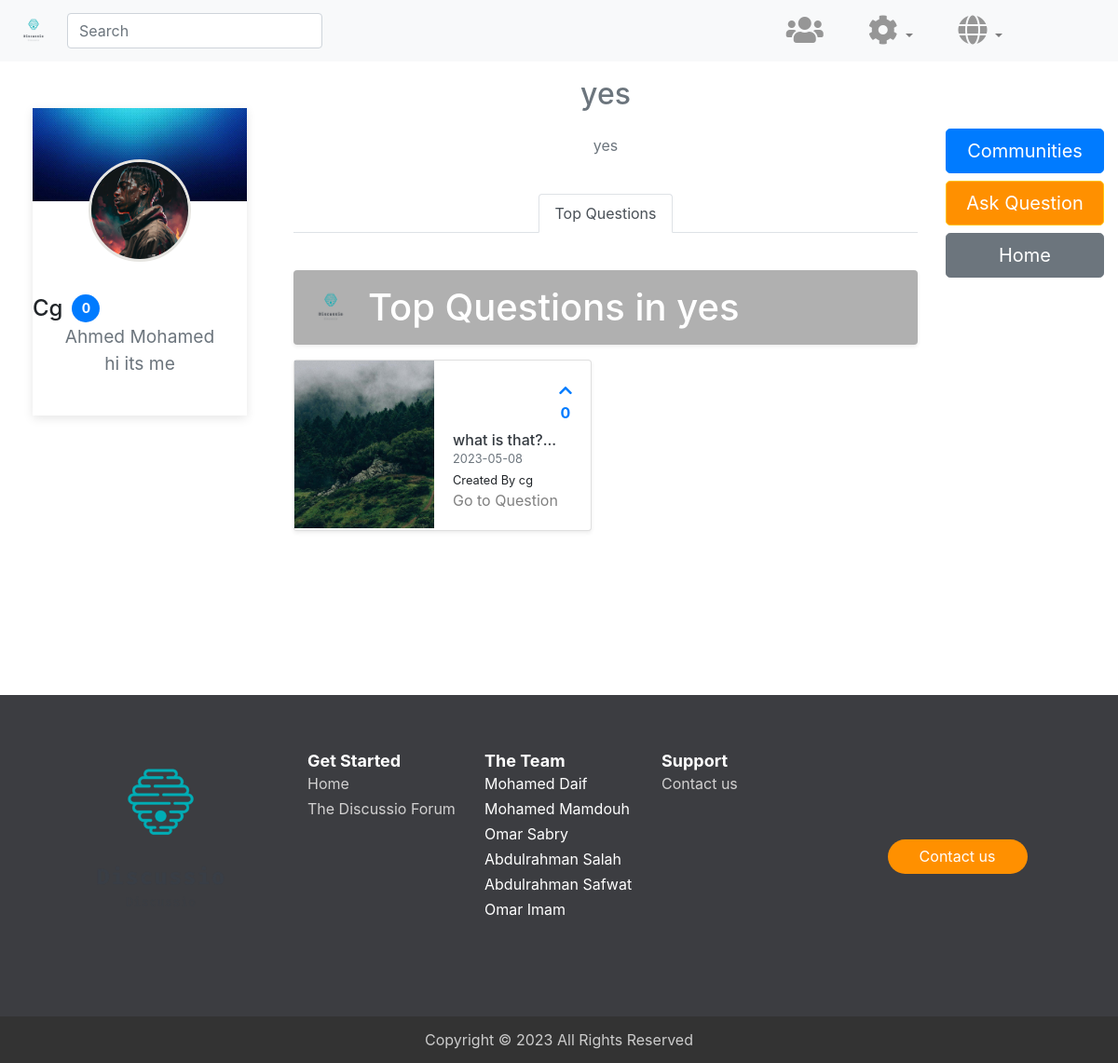
Page /comm.php?comm_id=1 (signed in) on the committed database.
### tables this page shows
CREATE TABLE `communities` (
  `comm_id` int(11) NOT NULL,
  `name` varchar(255) NOT NULL,
  `description` varchar(255) NOT NULL
);

CREATE TABLE `questions` (
  `q_id` int(11) NOT NULL,
  `body` text NOT NULL,
  `created_at` timestamp NOT NULL DEFAULT current_timestamp(),
  `comm_id` int(11) NOT NULL,
  `user_id` int(11) NOT NULL,
  `title` varchar(255) NOT NULL,
  `upvotes` int(11) NOT NULL DEFAULT 0,
  `downvotes` int(11) NOT NULL DEFAULT 0
);

CREATE TABLE `users` (
  `id` int(11) NOT NULL,
  `username` varchar(255) NOT NULL,
  `email` varchar(255) NOT NULL,
  `password` varchar(255) NOT NULL,
  `reputation` int(11) NOT NULL DEFAULT 0,
  `created_at` timestamp NOT NULL DEFAULT current_timestamp(),
  `gender` char(1) NOT NULL,
  `f_name` varchar(45) NOT NULL,
  `l_name` varchar(45) NOT NULL,
  `bio` varchar(4000) DEFAULT NULL,
  `img` varchar(500) DEFAULT 'default.png'
);

### languages/lang.php (called while the page is built, shortened)
<?php
function __($str)
{
    return $str;
}

### comm.php (the view, shortened to what this page needs)
<?php
require "languages/lang.php";
require_once 'inc/dbh.inc.php';
$comm_id = isset($_GET['comm_id']) ? $_GET['comm_id'] : null;
if ($comm_id) {
    $sql2 = "SELECT name, description
            FROM communities
            WHERE comm_id = $comm_id
            ";
    $result2 = mysqli_query($db, $sql2);
    if(mysqli_num_rows($result2) > 0){
        $row2 = mysqli_fetch_assoc($result2);
        $name = $row2['name'];
        $description = $row2['description'];
    }
} else {
    header("HTTP/1.0 404 Not Found");
    exit();
}
require_once 'inc/HTML-head.php';
?>
        <link href="css/list-page.css" rel="stylesheet">
    </head>
    <body>
        <div id="content">
            <?php require_once 'inc/navbar.php'; ?>
            <div class="container-fluid">
                <div class="row">
					<div class="col-sm-3" >
                        <?php require_once 'inc/profile-card.php'; ?>
                    </div>
                    <div class="col-sm-7" >
                        <div class="text-center p-3">
                            <h2 class='text-muted'><?php echo $name ?></h2>
                            <br>
                            <p class="text-muted"><?php echo $description ?></p>
                            <br>
                        </div>
                        <ul class="nav nav-tabs justify-content-center" id="myTab" role="tablist">
                            <li class="nav-item">
                              <a class="nav-link active" id="forum-tab" data-toggle="tab" href="#forum" role="tab"
                                 aria-controls="forum" aria-selected="true"><?= __('Top Questions')?></a>
                            </li>
                        </ul>
                        <br>
                        <div class="tab-content" id="myTabContent">
                            <div class="tab-pane fade show active" id="forum" role="tabpanel" aria-labelledby="forum-tab">
                                <div class="d-flex align-items-center p-3 my-3 text-white-50 bg-purple rounded shadow-sm">
                                    <img class="mr-3" src="image/400.png" alt="" width="48" height="48">
                                  <div class="lh-100">
                                    <h1 class="mb-0 text-white lh-100"><?= __("Top Questions in $name")?></h1>
                                  </div>
                                </div>
                                <div class="row mb-2">
                                    <?php
                                    $sql = "SELECT questions.q_id, title, questions.created_at, upvotes, downvotes, users.username
                                            FROM questions
                                            INNER JOIN users ON users.id = questions.user_id
                                            WHERE comm_id = $comm_id
                                            ORDER BY upvotes DESC
                                            LIMIT 6";
                                        $stmt = mysqli_stmt_init($db);
                                        if (!mysqli_stmt_prepare($stmt, $sql))
                                        {
                                            die('SQL error');
                                        }
                                        else
                                        {
                                            mysqli_stmt_execute($stmt);
                                            $result = mysqli_stmt_get_result($stmt);
                                            while ($row = mysqli_fetch_assoc($result))
                                            {
                                                ?><div class="col-md-6">
                                                        <div class="card flex-md-row mb-4 shadow-sm h-md-250">
															<a href="posts.php?topic=<?php echo $row['q_id'] ?>">
															<img class="card-img-left flex-auto d-none d-lg-block blogindex-cover"
                                                                 src="image/forum-cover.png" alt="Card image cap">
															</a>
															<div class="card-body d-flex flex-column align-items-start">
																<strong class="d-inline-block mb-2 text-primary text-center  ml-auto">
																	<i class="fa fa-chevron-up" aria-hidden="true"></i><br><?php echo ($row['upvotes'] - $row['downvotes']) ?>
																</strong>
																<h6 class="mb-0">
																  <a class="text-dark" href="posts.php?topic=<?php echo $row['q_id'] ?>"><?php echo
																	substr($row['title'],0,20)?>...</a>
																</h6>
																<small class="mb-1 text-muted"><?php echo date("Y-m-d", strtotime($row['created_at'])) ?></small>
																<small class="card-text mb-auto"><?= __('Created By')?> <?php echo $row['username'] ?></small>
																<a href="posts.php?topic= <?php echo $row['q_id'] ?>"><?= __('Go to Question')?></a>
															</div>
                                                        </div>
                                                    </div><?php
                                            }
                                        }
                                    ?>
                                </div>
                            </div>
                        </div>
                    </div>
                    <div class="col-sm-2">
                        <br><br><br>
                        <a href="communities.php" class="btn btn-primary btn-lg btn-block"><?= __('Communities')?></a>
                        <a href="question.php?comm_id=<?php echo $comm_id; ?>" class="btn btn-warning btn-lg btn-block"><?= __('Ask Question')?></a>
                        <a href="index.php" class="btn btn-secondary btn-lg btn-block"><?= __('Home')?></a>
                    </div>
                </div>
            </div>
            <?php require_once 'inc/footer.php'; ?>
        </div>
    </body>
</html>

### css/styles.css (style rules this page uses)
html, body { height: 100%; }
img { max-width: 100%; }
a { text-decoration: none }
h1 { color: #ff9000; }
.card { background: #fff; box-shadow: 0 3px 10px rgba(0, 0, 0, 0.1); }
* { word-wrap: break-word; overflow-wrap: break-word; }
h1, h2, h3, h4, h5, h6, p, a, ul, span, li, img, inpot, button { margin: 0; padding: 0; }
.btn-warning { background-color: #ff9000; color: white; }

### css/list-page.css (style rules this page uses)
html, body { overflow-x: hidden; }
.text-white-50 { color: rgba(255, 255, 255, .5); }
.bg-purple { background-color: #B0B0B0; }
.lh-100 { line-height: 1; }
a { color: gray; }
.blogindex-cover { width: 150px; height: 180px; object-fit: cover; }

### rows in the picture
communities: name "yes", description "yes", name "Top Questions in yes"
questions: $row['upvotes']-$row['downvotes'] "0", title "what is that?", created_at "2023-05-08", user.username "cg"

### other values in the picture
$_SESSION['username'] "Cg"
$_SESSION["reputation"] "0"
$_SESSION['f_name']." ".$_SESSION['l_name'] "Ahmed Mohamed"
$_SESSION['bio'] "hi its me"
__('Top Questions') "Top Questions"
__('Communities') "Communities"
__('Ask Question') "Ask Question"
__('Home') "Home"
__('Get Started') "Get Started"
__('The Discussio Forum') "The Discussio Forum"
__('The Team') "The Team"
__('Mohamed Daif') "Mohamed Daif"
__('Mohamed Mamdouh') "Mohamed Mamdouh"
__('Omar Sabry') "Omar Sabry"
__('Abdulrahman Salah') "Abdulrahman Salah"
